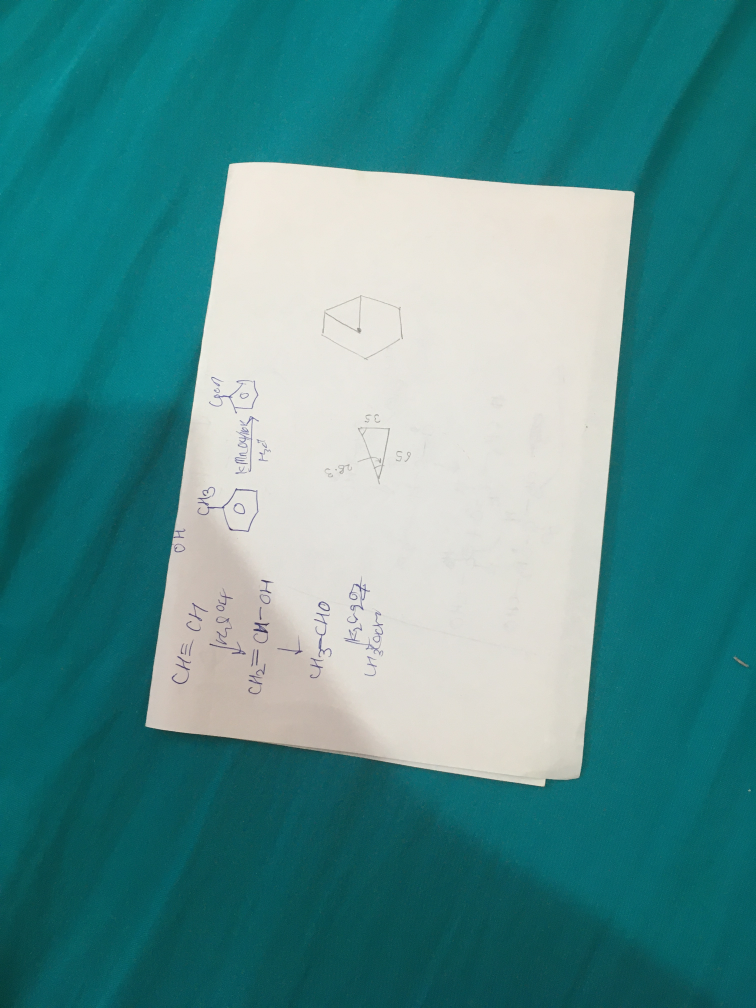
#> input picture Assignment_6/img.jpg, 3024 x 4032 px, found by its file name (shown at 1/4 size)
$ python Q1.py
#> lines starting #> are read from the running program, lines starting #| are printed output that depends on the picture; after the words box and inside, x2 and y2 are one past the last pixel; in counts of white or black regions, pixels touching at a corner belong together
import cv2
import numpy as np

while True:
    img=cv2.imread('E:/Robocon Internship/Git/Robocon_Internship/Assignment_6/img.jpg')
#> img is the input picture: shape (4032, 3024, 3); mean B, G, R 141.6, 141.2, 79.5
    img_gray=cv2.cvtColor(img,cv2.COLOR_BGR2GRAY)
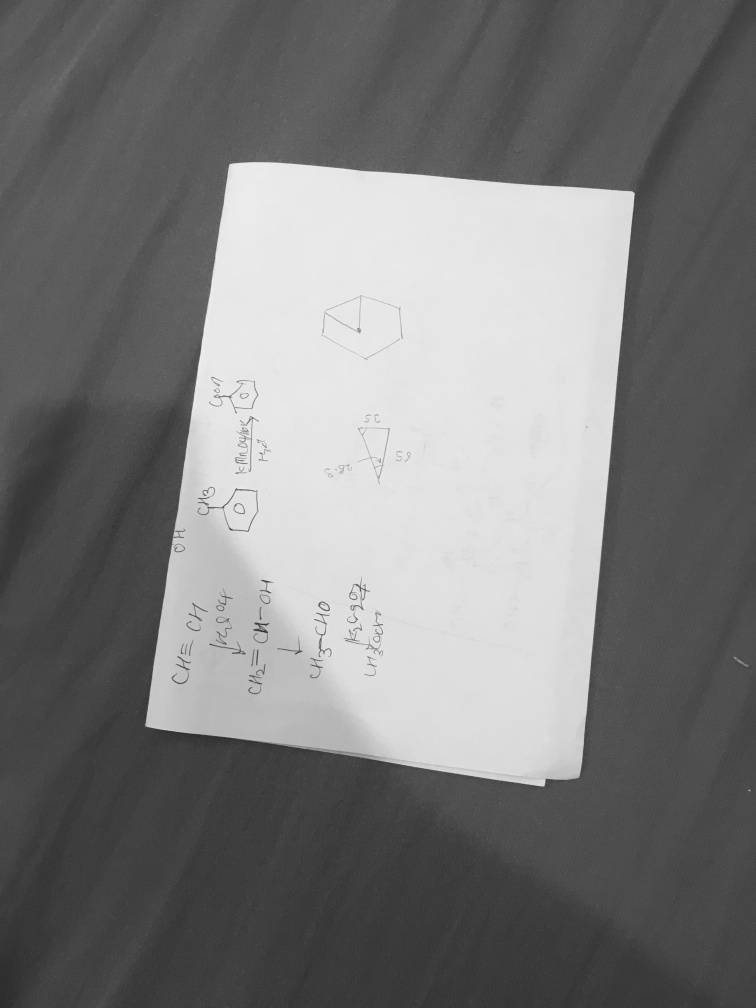
#> img_gray: shape (4032, 3024) (shown at 1/4 size); min 30, max 248, mean 122.8
    kernel=np.ones((5,5))
    close=cv2.morphologyEx(img_gray,cv2.MORPH_CLOSE,kernel)
    canny = cv2.Canny (close, 50, 225)
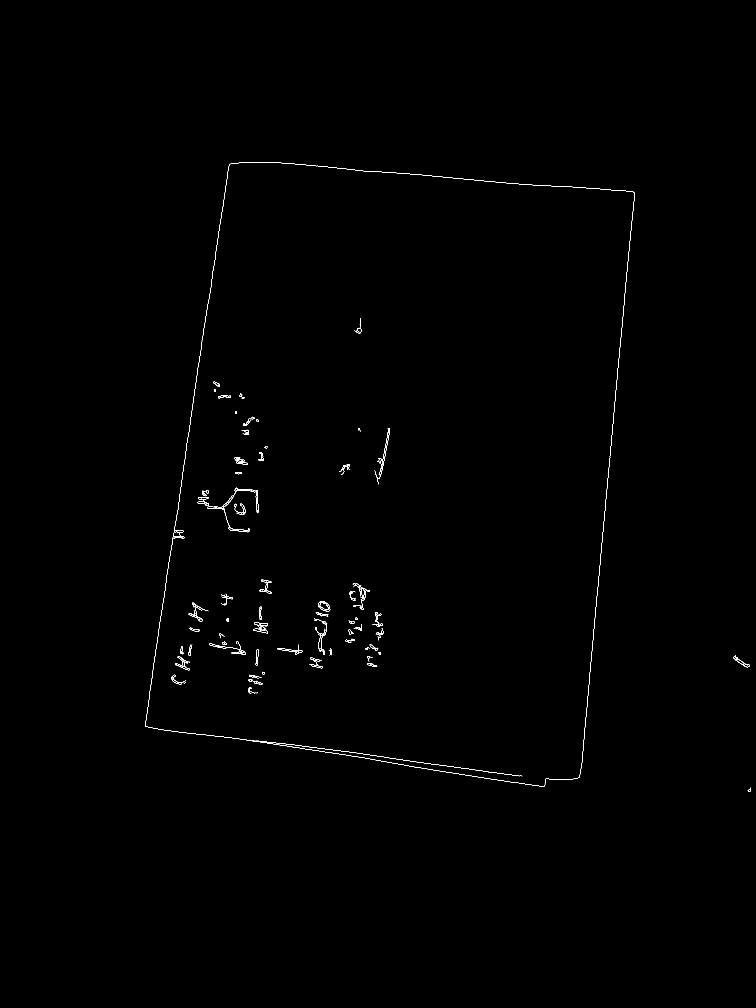
#> canny: shape (4032, 3024) (shown at 1/4 size); 0.17% white in thin lines or dots, all inside (x1, y1, x2, y2) = (581, 648, 3004, 3166)

    cv2.imshow('img',img)
    cv2.imshow('edge',canny)

    if cv2.waitKey(0) & 0xFF == ord('q'):
#> (key q is pressed here)
        break
cv2.destroyAllWindows()
